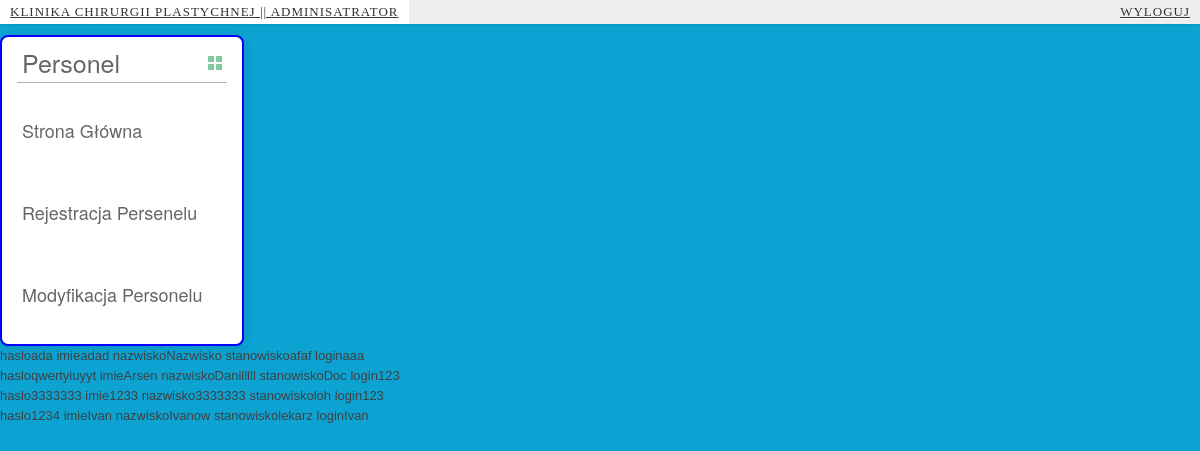
Page /project.loc/PersonelAdmin.php on the committed database.
### tables this page shows
CREATE TABLE `personal` (
  `id` int(11) NOT NULL,
  `haslo` text NOT NULL,
  `imie` text NOT NULL,
  `nazwisko` text NOT NULL,
  `stanowisko` text NOT NULL,
  `login` text NOT NULL,
  `token` text NOT NULL
);

### project.loc/PersonelAdmin.php (the view, shortened to what this page needs)
<!DOCTYPE html>
 <html lang="en">
<head>
	<link rel="stylesheet" href="css/style.css">
</head>
<body>
    <div class="top">
        <a href="#" target="_blank">Klinika Chirurgii Plastychnej || Adminisatrator</a>
        <span class="right">
            <a href="Enter.html">
                <strong>Wyloguj</strong>
            </a>
        </span>
    </div>
	<div class="menu">
		<h3 class="menu-title">Personel</h3>
		<ul class="menu-list">
			<br><li><a href="indexAdmin.html">Strona Główna</a></li></br>
			<br><li><a href="javascript:ShowPersonel()">Rejestracja Persenelu</a></li></br>
			<br><li><a href="javascript:ShowModPersonel()">Modyfikacja Personelu</a></li></br>
		</ul>
	</div>
<div>
	<?php
			$conn = mysqli_connect('localhost','root', '', 'project');
		 $result = $conn->query("SELECT * FROM personal");
		  while($myrow = mysqli_fetch_assoc($result)){
			  echo "haslo". $myrow['haslo'].' ';
			  echo "imie". $myrow['imie'].' ';
			  echo "nazwisko". $myrow['nazwisko'].' ';
			  echo "stanowisko". $myrow['stanowisko'].' ';
			  echo "login". $myrow['login'].' ';
			  echo"<br>";
		  }
		?>
</div>
</body>
</html>

### project.loc/css/style.css (style rules this page uses)
html, body, div, span, applet, object, iframe, h1, h2, h3, h4, h5, h6, p, blockquote, pre, a, abbr, acronym, address, big, cite, code, del, dfn, em, img, ins, kbd, q, s, samp, small, strike, strong, sub, sup, tt, var, b, u, i, center, dl, dt, dd, ol, ul, li, fieldset, form, label, legend, table, caption, tbody, tfoot, thead, tr, th, td, article, aside, canvas, details, embed, figure, figcaption, footer, header, hgroup, menu, nav, output, ruby, section, summary, time, mark, audio, video { margin: 0; padding: 0; font-size: 100%; font: inherit; vertical-align: baseline; }
body { line-height: 1; }
ol, ul { list-style: none; }
body { font: 13px/20px 'Lucida Grande', Tahoma, Verdana, sans-serif; color: #404040; background: #0ca3d2; }
.top { line-height: 24px; font-size: 11px; background: #eee; text-transform: uppercase; z-index: 9999; position: fixed; top:0; left:0; width:100%; font-family: calibri; font-size: 13px; box-shadow: 1px 0px 2px rgba(0,0,0,0.2); -webkit-animation: slideOut 0.5s ease-in-out 0.3s backwards; }
.top a { padding: 0px 10px; letter-spacing: 1px; color: #333; text-shadow: 0px 1px 1px #fff; display: block; float: left; }
.top span.right { float: right; }
.top span.right a { float: left; display: block; }
.menu { border: 2px solid blue; border-radius: 8px 8px 8px 8px; margin-top: 35px; padding: 15px; background: white; width: 210px; box-shadow: 2px 2px 8px rgba(0,0,0,.1); font-family: "Helvetica Neue", Helvetica, Arial, sans-serif; }
.menu h3 { font-size: 25px; color: rgba(0,0,0,.6); margin: 0 0 10px; padding: 0 5px; position: relative; }
.menu h3:after { content: ""; width: 6px; height: 6px; background: #80C8A0; position: absolute; right: 5px; bottom: 2px; box-shadow: -8px -8px #80C8A0, 0 -8px #80C8A0, -8px 0 #80C8A0; }
.menu ul { list-style: none; margin: 0; padding: 0; border-top: 1px solid rgba(0,0,0,.3); }
.menu li { margin: 12px 0 0 0px; }
.menu a { text-decoration: none; display: block; font-size: 18px; color: rgba(0,0,0,.6); padding: 5px; position: relative; transition: .3s linear; }
.menu a:after { content:"\f18e"; font-family: FontAwesome; position: absolute; right: 5px; color: white; transition: .2s linear; }
* { font-family: Areal; }

### rows in the picture
personal: haslo "ada", imie "adad", nazwisko "Nazwisko", stanowisko "afaf", login "aaa"
personal: haslo "qwertyiuyyt", imie "Arsen", nazwisko "Danilllll", stanowisko "Doc", login "123"
personal: haslo "3333333", imie "1233", nazwisko "3333333", stanowisko "loh", login "123"
personal: haslo "1234", imie "Ivan", nazwisko "Ivanow", stanowisko "lekarz", login "Ivan"
